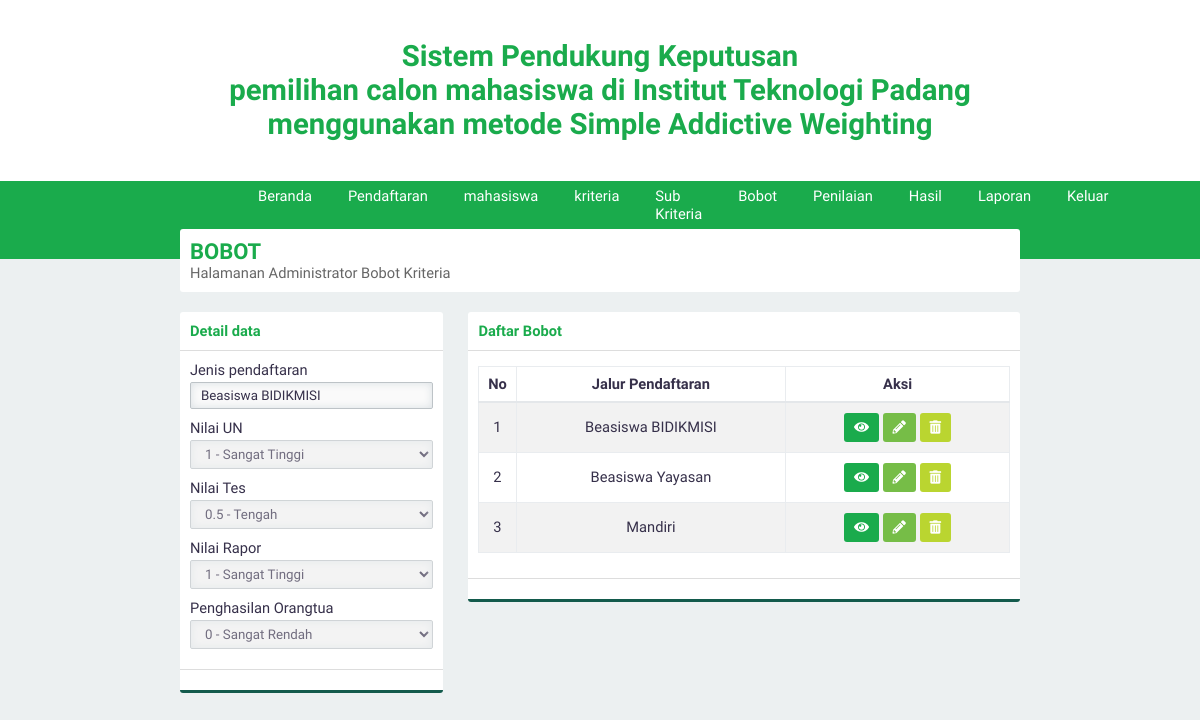
Screenshot of /?page=bobot&aksi=lihat&id=3 (signed in) with the database file from the repository.
### tables this page shows
CREATE TABLE `jenis_pendaftaran` (
  `id_jenispendaftaran` int(3) NOT NULL,
  `namapendaftaran` varchar(30) NOT NULL
);

CREATE TABLE `bobot_kriteria` (
  `id_bobotkriteria` int(3) NOT NULL,
  `id_jenispendaftaran` int(3) NOT NULL,
  `id_kriteria` int(3) NOT NULL,
  `bobot` float NOT NULL
);

CREATE TABLE `kriteria` (
  `id_kriteria` int(3) NOT NULL,
  `namaKriteria` varchar(30) NOT NULL,
  `sifat` enum('Benefit','Cost') NOT NULL
);

### page/lihatbobot.php (the view, shortened to what this page needs)
<?php
$listWeight = array(
    array("nama" => "0 - Sangat Rendah", "nilai" => 0),
    array("nama" => "0.25 - Rendah", "nilai" => 0.25),
    array("nama" => "0.5 - Tengah", "nilai" => 0.5),
    array("nama" => "0.75 - Tinggi", "nilai" => 0.75),
    array("nama" => "1 - Sangat Tinggi", "nilai" => 1),
);
$id = htmlspecialchars(@$_GET['id']);
$querylihat = "SELECT id_jenispendaftaran,bobot,id_bobotkriteria,kriteria.namaKriteria AS namaKriteria FROM bobot_kriteria INNER JOIN kriteria USING(id_kriteria) WHERE id_jenispendaftaran='$id'";
?>
<div class="panel-top">
    <b class="text-green">Detail data</b>
</div>
<form>
    <div class="panel-middle">
        <div class="group-input">
            <?php
            $query = "SELECT namapendaftaran FROM jenis_pendaftaran WHERE id_jenispendaftaran='$id'";
            $execute = $konek->query($query);
            $data = $execute->fetch_array(MYSQLI_ASSOC);
            ?>
            <div class="group-input">
                <label for="jenispendaftaran">Jenis pendaftaran</label>
                <input class="form-custom" value="<?php echo $data['namapendaftaran']; ?>" disabled type="text" autocomplete="off" required name="jenispendaftaran" id="jenispendaftaran" placeholder="jenispendaftaran">
            </div>
        </div>
        <?php
        $execute2 = $konek->query($querylihat);
        while ($data = $execute2->fetch_array(MYSQLI_ASSOC)) {
            echo "<div class=\"group-input\">
                    <label for=\"$data[namaKriteria]\">$data[namaKriteria]</label>
                    <input type='hidden' value=\"$data[id_bobotkriteria]\" name=\"id[]\">
                    <select class=\"form-custom\" disabled required name=\"bobot[]\" id=\"$data[namaKriteria]\">";
            foreach ($listWeight as $key) {
                if ($key['nilai'] == $data['bobot']) {
                    $selected = "selected";
                } else {
                    $selected = null;
                }
                echo "<option $selected value=\"$key[nilai]\">$key[nama]</option>";
            }
            echo "</select>
            </div>
                ";
        }
        ?>
    </div>
    <div class="panel-bottom">
    </div>
</form>

### page/bobot.php (shortened to what this page needs)
<?php
require './connect.php';
?>
<div class="panel">
    <div class="panel-middle" id="judul">
        <div id="judul-text">
            <h2 class="text-green">BOBOT</h2>
            Halamanan Administrator Bobot Kriteria
        </div>
    </div>
</div>
<div class="row">
    <div class="col-4">
        <div class="panel">
            <?php
            if (@htmlspecialchars($_GET['aksi']) == 'ubah') {
                include 'ubahbobot2.php';
            } elseif (@htmlspecialchars($_GET['aksi']) == 'lihat') {
                include 'lihatbobot.php';
            } else {
                include 'tambahbobot2.php';
            }
            ?>
        </div>
    </div>
    <div class="col-8">
        <div class="panel">
            <div class="panel-top">
                <b class="text-green">Daftar Bobot</b>
            </div>
            <div class="panel-middle">
                <div class="table-responsive">
                    <table>
                        <thead>
                            <tr>
                                <th>No</th>
                                <th>Jalur Pendaftaran</th>
                                <th>Aksi</th>
                            </tr>
                        </thead>
                        <tbody>
                            <?php
                            $query = "SELECT bobot_kriteria.id_jenispendaftaran AS idpendaftaranbobot,jenis_pendaftaran.namapendaftaran AS namapendaftaran FROM bobot_kriteria INNER JOIN jenis_pendaftaran WHERE bobot_kriteria.id_jenispendaftaran=jenis_pendaftaran.id_jenispendaftaran GROUP BY idpendaftaranbobot ORDER BY idpendaftaranbobot ASC";
                            $execute = $konek->query($query);
                            if ($execute->num_rows > 0) {
                                $no = 1;
                                while ($data = $execute->fetch_array(MYSQLI_ASSOC)) {
                                    echo "
                                <tr id='data'>
                                    <td>$no</td>
                                    <td>$data[namapendaftaran]</td>
                                    <td>
                                    <div class='norebuttom'>
                                    <a class=\"btn btn-green\" href='./?page=bobot&aksi=lihat&id=" . $data['idpendaftaranbobot'] . "'><i class='fa fa-eye'></i></a>
                                    <a class=\"btn btn-light-green\" href='./?page=bobot&aksi=ubah&id=" . $data['idpendaftaranbobot'] . "'><i class='fa fa-pencil-alt'></i></a>
                                    <a class=\"btn btn-yellow\" data-a=" . $data['namapendaftaran'] . " id='hapus' href='./proses/proseshapus.php/?op=bobot&id=" . $data['idpendaftaranbobot'] . "'><i class='fa fa-trash-alt'></i></a></td>
                                </div></tr>";
                                    $no++;
                                }
                            } else {
                                echo "<tr><td  class='text-center text-green' colspan='4'><b>Kosong</b></td></tr>";
                            }
                            ?>
                </div>
            </div>
            <div class="panel-bottom"></div>
        </div>

### asset/css/style.css (style rules this page uses)
* { padding: 0; margin: 0; font-family: 'Work Sans', sans-serif; color: #36304A; font-weight: 500; letter-spacing: normal; }
a { text-decoration: none; }
h2 { font-size: 1.5em; }
b, h1, h2, h3, h4, h5 { padding: 0; font-weight: 600 !important; margin: 0.83em 0em; }
.text-green { color: #1aab4c !important; }
input, select { border: none; width: 100%; }
.form-custom { padding: 5px 10px; border: solid 1px #BDC3C7; -webkit-border-radius: 2px; -moz-border-radius: 2px; border-radius: 2px; box-sizing: border-box; box-shadow: inset 0 0 8px #d9dfe3; margin: 3px 0 10px 0; }
.btn { border: none; -webkit-padding: 7px 10px; -o-padding: 7px 10px; -moz-padding: 7px 10px; padding: 7px 10px; border-radius: 3px; margin: 5px 0px; display: inline-block; cursor: pointer; font-size: 10pt !important; }
.btn i { color: white !important; }
.btn-green { background-color: #1aab4c; color: white !important; }
.btn-light-green { background-color: #76bd47; color: white !important; }
.btn-yellow { background-color: #bad530; color: white !important; }
.row { margin-top: 10px; display: flex; }
div[class^="col-"] { margin-left: 3%; }
div[class^="col-"]:first-child { margin-left: 0%; }
.col-4 { width: 31.3333333333%; }
.col-8 { width: 65.6666666667%; }
.table-responsive { overflow-y: hidden; }
table { width: 100%; text-align: center; border-collapse: collapse; margin: 5px 0px 15px 0px; }
table tr th { padding: 8px 0px; border: solid 1px #e9ecef; border-bottom: solid 2px #e4e7ea; font-weight: bold; }
table td { border: solid 1px #e9ecef; padding: 5px; }
table tr#data:nth-child(odd) { background-color: #f2f2f2; }
.panel { background-color: white; border-radius: 3px; -webkit-box-sizing: border-box; -moz-box-sizing: border-box; -o-box-sizing: border-box; box-sizing: border-box; margin-bottom: 20px; overflow: hidden; }
.panel-top { padding: 10px; box-sizing: padding-box; border-bottom: solid 1px #dddddd; }
.panel-middle { padding: 10px; box-sizing: padding-box; }
.panel-bottom { padding: 10px; border-bottom: solid 3px #135a4c; border-top: solid 1px #dddddd; }
body { background-color: #ECF0F1; display: flex; width: 100vw; height: 100vh; align-items: center; flex-direction: column; overflow-x: hidden; font-size: 11pt; }
#judul { display: flex; align-items: center; }
#judul #judul-text { color: #666666; }
#judul #judul-text h2 { margin: 0 !important; }

### rows the page displays
jenis_pendaftaran: jenispendaftaran "Beasiswa BIDIKMISI"
bobot_kriteria: id_kriteria.namaKriteria "Nilai UN", id_kriteria.namaKriteria "1 - Sangat Tinggi"
bobot_kriteria: id_kriteria.namaKriteria "Nilai Tes", id_kriteria.namaKriteria "0.5 - Tengah"
bobot_kriteria: id_kriteria.namaKriteria "Nilai Rapor", id_kriteria.namaKriteria "1 - Sangat Tinggi"
bobot_kriteria: id_kriteria.namaKriteria "Penghasilan Orangtua", id_kriteria.namaKriteria "0 - Sangat Rendah"

### other values shown
$data[namapendaftaran] "Beasiswa BIDIKMISI"
$data[namapendaftaran] "Beasiswa Yayasan"
$data[namapendaftaran] "Mandiri"
